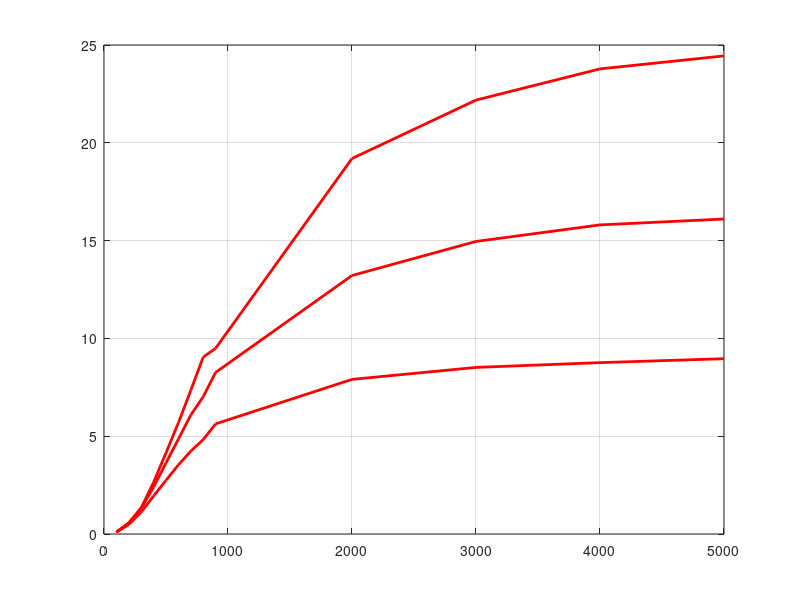

Here is the MATLAB script that generated this plot:
   clear
   close all
   X = load('test_timing_lapack__square__1thread.dat');
   m = X(:,2);
   perf = X(:,5);
   plot( m, perf, 'r', 'LineWidth', 2); hold on;
   X = load('test_timing_lapack__square__2threads.dat');
   m = X(:,2);
   perf = X(:,5);
   plot( m, perf, 'r', 'LineWidth', 2); hold on;
   grid on
   X = load('test_timing_lapack__square__4threads.dat');
   m = X(:,2);
   perf = X(:,5);
   plot( m, perf, 'r', 'LineWidth', 2); hold on;
   grid on
